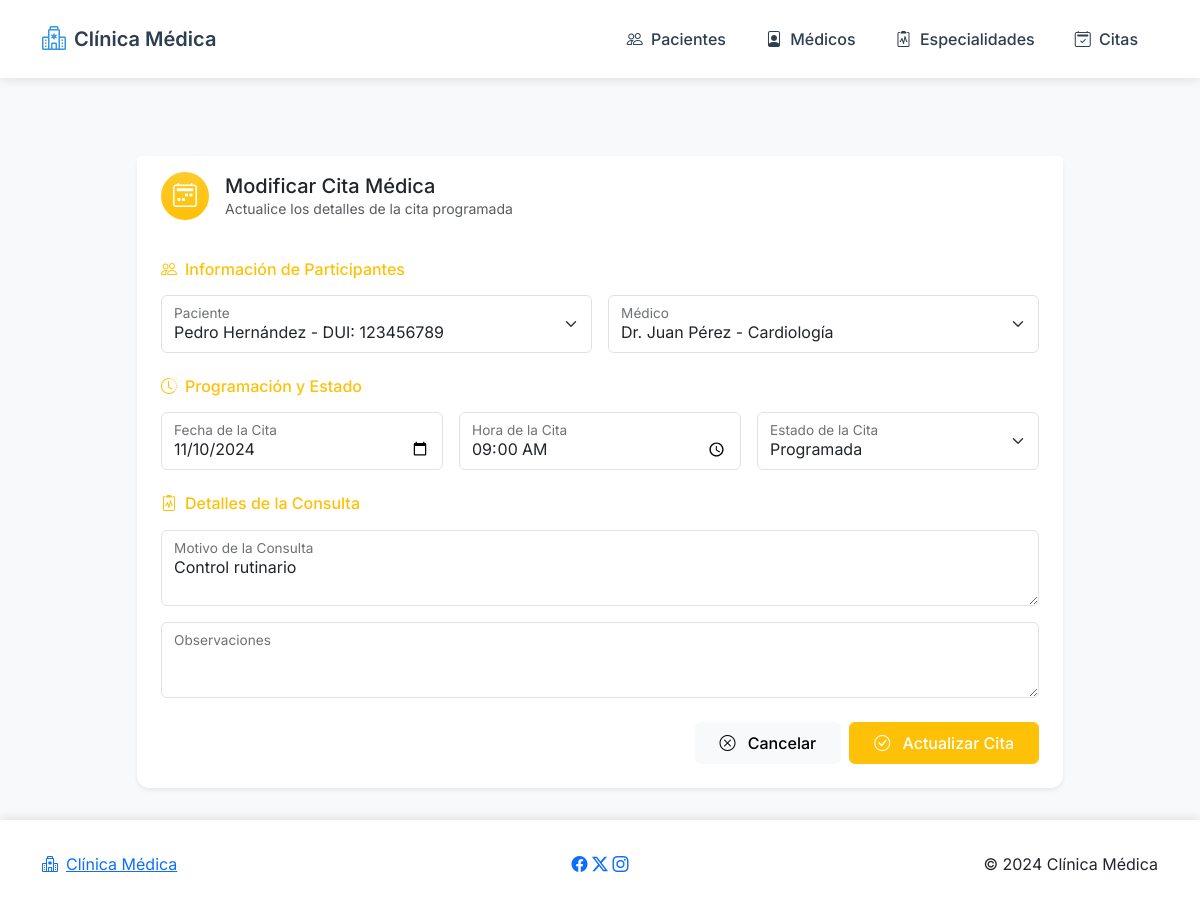
The page /index.php?controller=cita&action=editar&id=1 on the database its author committed.
### tables this page shows
CREATE TABLE citas (
    id_cita INT AUTO_INCREMENT NOT NULL,
    fecha_cita DATE NOT NULL,
    hora_cita TIME NOT NULL,
    id_paciente INT NOT NULL,
    id_medico INT NOT NULL,
    estado_cita ENUM('programada', 'completada', 'cancelada') DEFAULT 'programada',
    motivo_consulta VARCHAR(200),
    observaciones TEXT,
    fecha_registro TIMESTAMP DEFAULT CURRENT_TIMESTAMP,
    PRIMARY KEY (id_cita),
    FOREIGN KEY (id_paciente) REFERENCES pacientes(id_paciente),
    FOREIGN KEY (id_medico) REFERENCES medicos(id_medico)
);

CREATE TABLE pacientes (
    id_paciente INT AUTO_INCREMENT NOT NULL,
    nombre_completo VARCHAR(100) NOT NULL,
    fecha_nacimiento DATE NOT NULL,
    dui VARCHAR(9) NOT NULL UNIQUE,
    telefono VARCHAR(8) NOT NULL,
    correo VARCHAR(100),
    direccion VARCHAR(200),
    estado TINYINT(1) DEFAULT 1,
    fecha_registro TIMESTAMP DEFAULT CURRENT_TIMESTAMP,
    PRIMARY KEY (id_paciente)
);

CREATE TABLE medicos (
    id_medico INT AUTO_INCREMENT NOT NULL,
    nombre_completo VARCHAR(100) NOT NULL,
    numero_jvpm VARCHAR(20) NOT NULL UNIQUE,
    telefono VARCHAR(8) NOT NULL,
    correo VARCHAR(100),
    id_especialidad INT NOT NULL,
    estado TINYINT(1) DEFAULT 1,
    fecha_registro TIMESTAMP DEFAULT CURRENT_TIMESTAMP,
    PRIMARY KEY (id_medico),
    FOREIGN KEY (id_especialidad) REFERENCES especialidades(id_especialidad)
);

CREATE TABLE especialidades (
    id_especialidad INT AUTO_INCREMENT NOT NULL,
    nombre_especialidad VARCHAR(50) NOT NULL,
    descripcion VARCHAR(200),
    estado TINYINT(1) DEFAULT 1,
    fecha_registro TIMESTAMP DEFAULT CURRENT_TIMESTAMP,
    PRIMARY KEY (id_especialidad)
);

### Modelos/Cita.php (called while the page is built, shortened)
<?php
require_once 'config/database.php';
class Cita {
    private $conn;
    private $table_name = "citas";
    public $id_cita;
    public function __construct() {
        $database = new Database();
        $this->conn = $database->getConnection();
    }
    public function leerUno() {
        $query = "SELECT c.*, p.nombre_completo as nombre_paciente, p.dui,
                         m.nombre_completo as nombre_medico, e.nombre_especialidad
                FROM " . $this->table_name . " c
                INNER JOIN pacientes p ON c.id_paciente = p.id_paciente
                INNER JOIN medicos m ON c.id_medico = m.id_medico
                INNER JOIN especialidades e ON m.id_especialidad = e.id_especialidad
                WHERE c.id_cita = ?
                LIMIT 0,1";
        $stmt = $this->conn->prepare($query);
        $stmt->bindParam(1, $this->id_cita);
        $stmt->execute();
        $row = $stmt->fetch(PDO::FETCH_ASSOC);
        if($row) {
            $this->fecha_cita = $row['fecha_cita'];
            $this->hora_cita = $row['hora_cita'];
            $this->id_paciente = $row['id_paciente'];
            $this->id_medico = $row['id_medico'];
            $this->estado_cita = $row['estado_cita'];
            $this->motivo_consulta = $row['motivo_consulta'];
            return $row;
        }
        return false;
    }
}

### config/Database.php (called while the page is built, shortened)
<?php
class Database {
    private $host = 'localhost';
    private $db_name = 'l2_clinicaab123456';
    private $username = 'root';
    private $password = '';
    public function getConnection() {
        $this->conn = null;
        try {
            $this->conn = new PDO(
                "mysql:host=" . $this->host . ";dbname=" . $this->db_name,
                $this->username,
                $this->password
            );
            $this->conn->setAttribute(PDO::ATTR_ERRMODE, PDO::ERRMODE_EXCEPTION);
            $this->conn->exec("set names utf8");
        } catch(PDOException $e) {
            echo "Error de conexión: " . $e->getMessage();
        }
        return $this->conn;
    }
}

### Modelos/Paciente.php (called while the page is built, shortened)
<?php
require_once 'config/Database.php';
class Paciente {
    private $conn;
    private $table_name = "pacientes";
    public function __construct() {
        $database = new Database();
        $this->conn = $database->getConnection();
    }
    public function leer() {
        $query = "SELECT * FROM " . $this->table_name . " WHERE estado = 1 ORDER BY nombre_completo";
        $stmt = $this->conn->prepare($query);
        $stmt->execute();
        return $stmt;
    }
}

### Modelos/Medico.php (called while the page is built, shortened)
<?php
require_once 'config/database.php';
class Medico {
    private $conn;
    private $table_name = "medicos";
    public function __construct() {
        $database = new Database();
        $this->conn = $database->getConnection();
    }
    public function leer() {
        $query = "SELECT m.*, e.nombre_especialidad
                FROM " . $this->table_name . " m
                LEFT JOIN especialidades e ON m.id_especialidad = e.id_especialidad
                WHERE m.estado = 1
                ORDER BY m.nombre_completo";
        $stmt = $this->conn->prepare($query);
        $stmt->execute();
        return $stmt;
    }
}

### Vistas/citas/editar.php (the view, shortened to what this page needs)
<?php require_once 'Vistas/templates/header.php'; ?>
<div class="container mt-5">
    <div class="row justify-content-center">
        <div class="col-lg-10">
            <div class="card border-0 shadow-sm">
                <div class="card-header bg-white py-3">
                    <div class="d-flex align-items-center">
                        <div class="feature-icon bg-warning bg-gradient text-white rounded-circle me-3">
                            <i class="bi bi-calendar2-week"></i>
                        </div>
                        <div>
                            <h5 class="mb-0">Modificar Cita Médica</h5>
                            <p class="text-muted small mb-0">Actualice los detalles de la cita programada</p>
                        </div>
                    </div>
                </div>
                <div class="card-body p-4">
                    <form action="index.php?controller=cita&action=editar&id=<?php echo $this->citaModel->id_cita; ?>"
                        method="POST" class="needs-validation" novalidate>
                        <div class="mb-4">
                            <h6 class="text-warning mb-3">
                                <i class="bi bi-people me-2"></i>Información de Participantes
                            </h6>
                            <div class="row g-3">
                                <div class="col-md-6">
                                    <div class="form-floating">
                                        <select class="form-select" id="id_paciente" name="id_paciente" required>
                                            <?php while ($paciente = $pacientes->fetch(PDO::FETCH_ASSOC)): ?>
                                                <option value="<?php echo $paciente['id_paciente']; ?>"
                                                    <?php echo ($this->citaModel->id_paciente == $paciente['id_paciente']) ? 'selected' : ''; ?>>
                                                    <?php echo htmlspecialchars($paciente['nombre_completo'] . ' - DUI: ' . $paciente['dui']); ?>
                                                </option>
                                            <?php endwhile; ?>
                                        </select>
                                        <label for="id_paciente">Paciente</label>
                                    </div>
                                </div>
                                <div class="col-md-6">
                                    <div class="form-floating">
                                        <select class="form-select" id="id_medico" name="id_medico" required>
                                            <?php while ($medico = $medicos->fetch(PDO::FETCH_ASSOC)): ?>
                                                <option value="<?php echo $medico['id_medico']; ?>"
                                                    <?php echo ($this->citaModel->id_medico == $medico['id_medico']) ? 'selected' : ''; ?>>
                                                    <?php echo htmlspecialchars($medico['nombre_completo'] . ' - ' . $medico['nombre_especialidad']); ?>
                                                </option>
                                            <?php endwhile; ?>
                                        </select>
                                        <label for="id_medico">Médico</label>
                                    </div>
                                </div>
                            </div>
                        </div>
                        <div class="mb-4">
                            <h6 class="text-warning mb-3">
                                <i class="bi bi-clock-history me-2"></i>Programación y Estado
                            </h6>
                            <div class="row g-3">
                                <div class="col-md-4">
                                    <div class="form-floating">
                                        <input type="date" class="form-control" id="fecha_cita"
                                            name="fecha_cita" required
                                            min="<?php echo date('Y-m-d'); ?>"
                                            value="<?php echo htmlspecialchars($this->citaModel->fecha_cita); ?>">
                                        <label for="fecha_cita">Fecha de la Cita</label>
                                    </div>
                                </div>
                                <div class="col-md-4">
                                    <div class="form-floating">
                                        <input type="time" class="form-control" id="hora_cita"
                                            name="hora_cita" required
                                            value="<?php echo htmlspecialchars($this->citaModel->hora_cita); ?>">
                                        <label for="hora_cita">Hora de la Cita</label>
                                    </div>
                                </div>
                                <div class="col-md-4">
                                    <div class="form-floating">
                                        <select class="form-select" id="estado_cita" name="estado_cita" required>
                                            <option value="programada" <?php echo ($this->citaModel->estado_cita == 'programada') ? 'selected' : ''; ?>>
                                                Programada
                                            </option>
                                        </select>
                                        <label for="estado_cita">Estado de la Cita</label>
                                    </div>
                                </div>
                            </div>
                        </div>
                        <div class="mb-4">
                            <h6 class="text-warning mb-3">
                                <i class="bi bi-clipboard2-pulse me-2"></i>Detalles de la Consulta
                            </h6>
                            <div class="row g-3">
                                <div class="col-md-12">
                                    <div class="form-floating">
                                        <textarea class="form-control" id="motivo_consulta"
                                            name="motivo_consulta" style="height: 100px"
                                            required><?php echo htmlspecialchars($this->citaModel->motivo_consulta); ?></textarea>
                                        <label for="motivo_consulta">Motivo de la Consulta</label>
                                    </div>
                                </div>
                                <div class="col-md-12">
                                    <div class="form-floating">
                                        <textarea class="form-control" id="observaciones"
                                            name="observaciones" style="height: 100px"><?php echo htmlspecialchars($this->citaModel->observaciones); ?></textarea>
                                        <label for="observaciones">Observaciones</label>
                                    </div>
                                </div>
                            </div>
                        </div>
                        <div class="d-flex justify-content-end gap-2 mt-4">
                            <a href="index.php?controller=cita&action=index"
                                class="btn btn-light">
                                <i class="bi bi-x-circle me-2"></i>
                                Cancelar
                            </a>
                            <button type="submit" class="btn btn-warning text-white">
                                <i class="bi bi-check-circle me-2"></i>
                                Actualizar Cita
                            </button>
                        </div>
                    </form>
                </div>
            </div>
        </div>
    </div>
</div>
<?php require_once 'Vistas/templates/footer.php'; ?>

### public/css/UM18002_L2_ClaveX.css (style rules this page uses)
:root { --primary-color: #3498db; --success-color: #2ecc71; --info-color: #17a2b8; --warning-color: #f1c40f; --danger-color: #e74c3c; --border-radius: 6px; --transition: all 0.3s ease; }
body { font-family: "Inter", sans-serif; background-color: #f8f9fa; padding-top: 76px; }
.card { border: none; border-radius: 12px; box-shadow: 0 0.125rem 0.25rem rgba(0, 0, 0, 0.075); }
.card-header { background-color: white; border-bottom: none; padding: 1.5rem; }
.form-floating > .form-control, .form-floating > .form-select { height: calc(3.5rem + 2px); }
.form-floating > textarea.form-control { height: 100px; }
.btn { padding: 0.5rem 1.5rem; font-weight: 500; border-radius: var(--border-radius); transition: var(--transition); }
.feature-icon { width: 48px; height: 48px; display: flex; align-items: center; justify-content: center; font-size: 1.5rem; border-radius: 50%; }

### rows shown on the page
citas: id_paciente "Pedro Hernández - DUI: 123456789", id_medico "Dr. Juan Pérez - Cardiología", fecha_cita "11/10/2024", hora_cita "09:00:00", estado_cita "Programada", motivo_consulta "Control rutinario"
